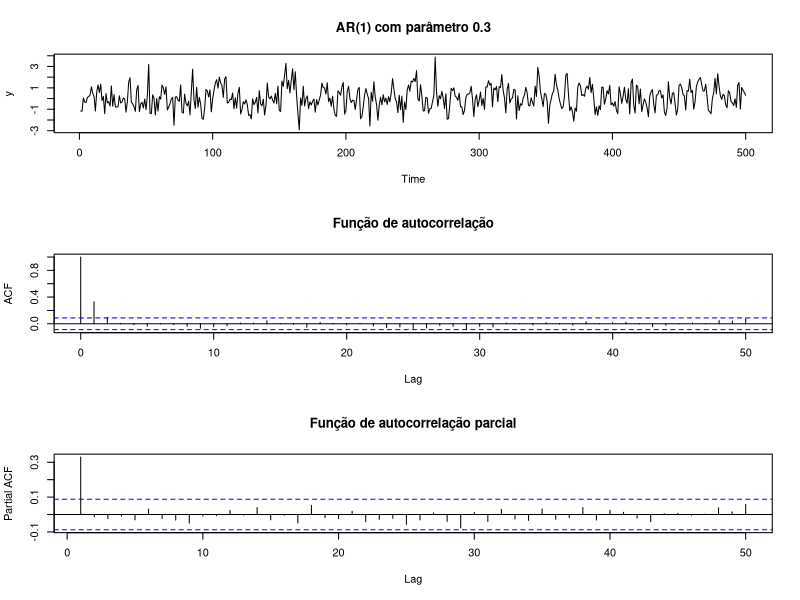
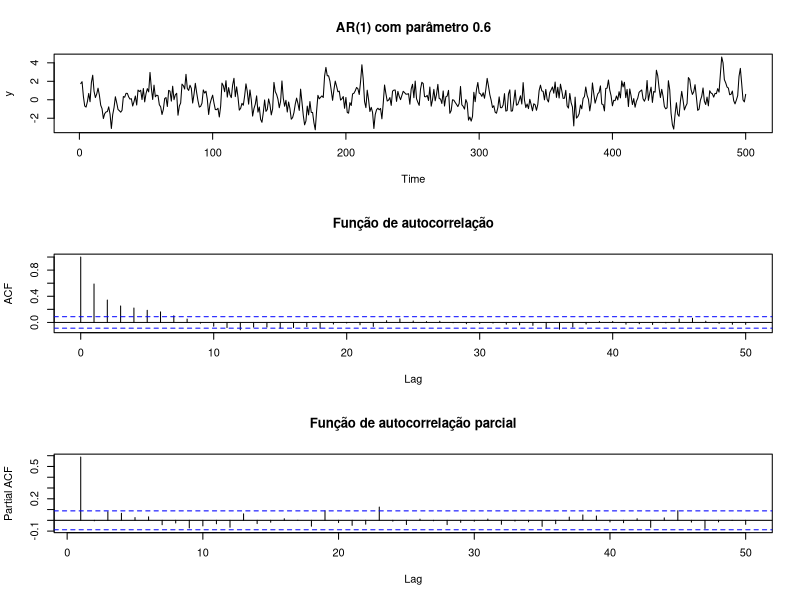
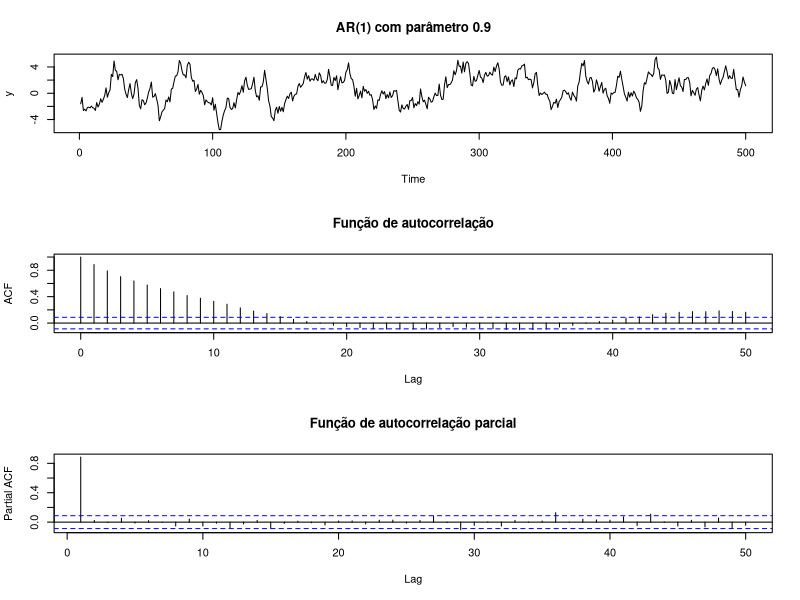
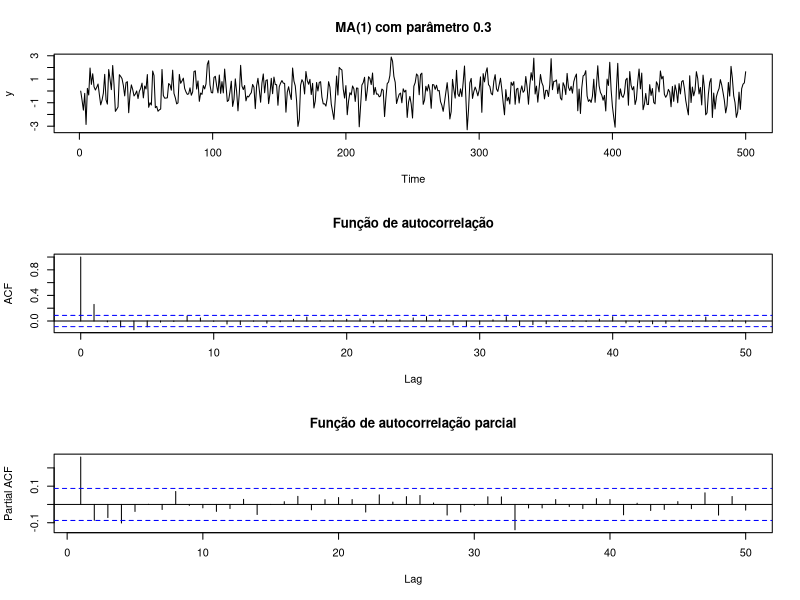
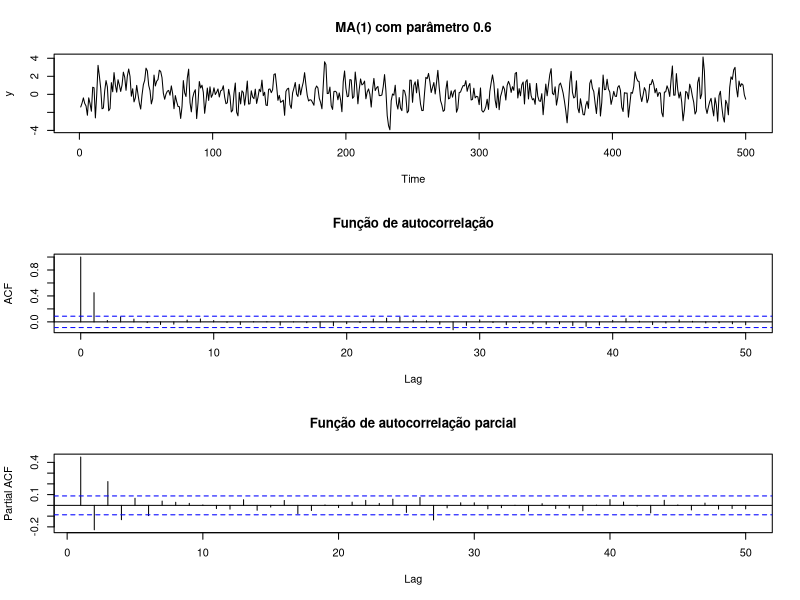
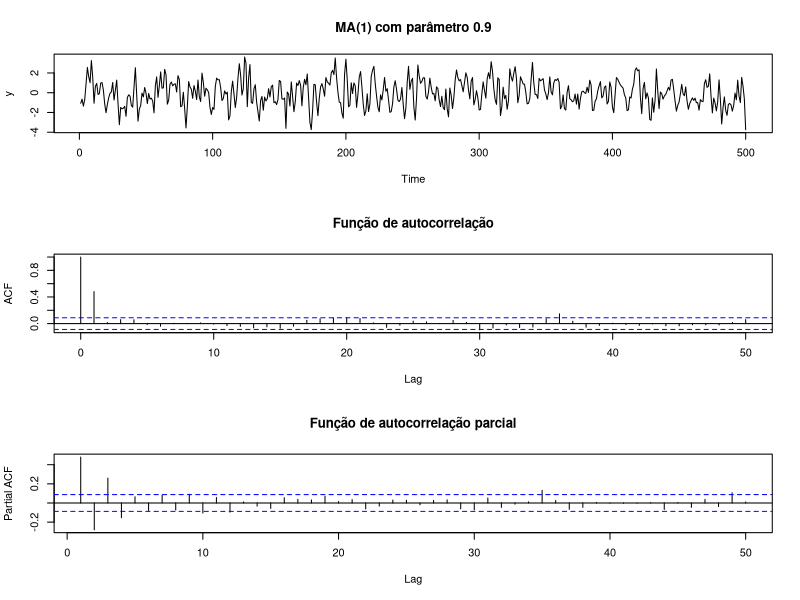

Generate these figures, in order, with R:
## ---- chunk 1
knitr::opts_chunk$set(echo = F)
## ---- chunk 2

par(mfrow = c(3,1))
params = c(0.3, 0.6, 0.9)

for(i in 1:3){
    y = arima.sim(model = list(ar = params[i]), n = 500)
    plot(y, main = paste("AR(1) com parâmetro", params[i]))
    autocov = acf(y, main = "Função de autocorrelação", lag.max = 50)
    pautocov = pacf(y, main = "Função de autocorrelação parcial", lag.max = 50)
    
}

## ---- chunk 3

par(mfrow = c(3,1))
params = c(0.3, 0.6, 0.9)

for(i in 1:3){
    y = arima.sim(model = list(ma = params[i]), n = 500)
    plot(y, main = paste("MA(1) com parâmetro", params[i]))
    autocov = acf(y, main = "Função de autocorrelação", lag.max = 50)
    pautocov = pacf(y, main = "Função de autocorrelação parcial", lag.max = 50)
    
}

